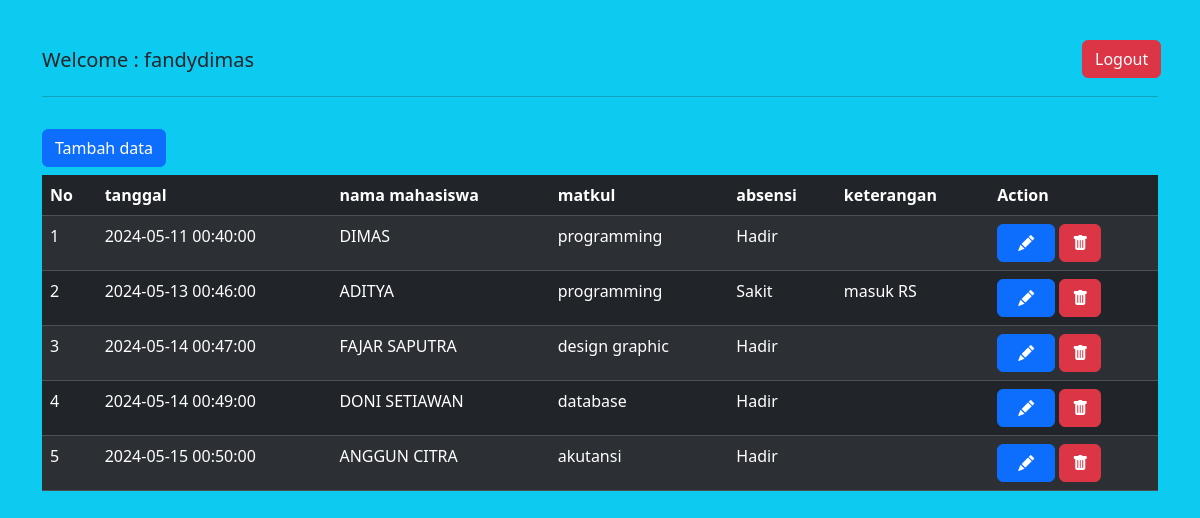
The page /admin/home.php (signed in) on the database its author committed.
### tables this page shows
CREATE TABLE `tst_absensi` (
  `idabsensi` int(11) NOT NULL,
  `tgl_absensi` datetime NOT NULL,
  `nm_mahasiswa` varchar(30) NOT NULL,
  `matkul` varchar(30) NOT NULL,
  `nm_dosen` varchar(30) NOT NULL,
  `absensi` int(2) NOT NULL,
  `keterangan` text NOT NULL,
  `createdby` varchar(30) NOT NULL
);

### admin/home.php (the view, shortened to what this page needs)
<?php
if (isset($_SESSION['userlogin'])) {
    require_once('../config/koneksidb.php');
?>
    <!DOCTYPE html>
    <html lang="en">
    <head>
        <link href="https://cdn.jsdelivr.net/npm/bootstrap@5.3.2/dist/css/bootstrap.min.css" rel="stylesheet">
        <link rel="stylesheet" href="../assets/style.css">
        <link rel="stylesheet" href="https://cdn.jsdelivr.net/npm/bootstrap-icons@1.11.2/font/bootstrap-icons.min.css">
    </head>
    <?php
    if (!isset($_GET['action'])) {
    ?>
        <body class="bg-info">
            <div class="container">
                <div class="row">
                    <div class="col-md-6 mt-5">
                        <h5 id="title">Welcome : <?php echo $_SESSION['loginname']; ?></h5>
                    </div>
                    <div class="col-md-6 text-right">
                        <a href="logout.php" class="btn btn-danger tombol">Logout</a>
                    </div>
                </div>
                <hr>
                <div class="row mt-3">
                    <div class="col-md-12">
                        <table class="table table-dark table-striped my-2">
                            <thead>
                                <a href="modul/add_absen.php" class="btn btn-primary mt-3">Tambah data</a>
                                <tr>
                                    <th>No</th>
                                    <th>tanggal</th>
                                    <th>nama mahasiswa</th>
                                    <th>matkul</th>
                                    <th>absensi</th>
                                    <th>keterangan</th>
                                    <th>Action</th>
                                </tr>
                            </thead>
                            <tbody>
                                <?php
                                $no = 1;
                                $statement_sql = $cn_mysql->prepare("SELECT * FROM tst_absensi");
                                $statement_sql->execute();
                                $result = $statement_sql->get_result();
                                while ($data = $result->fetch_assoc()) {
                                ?>
                                    <tr>
                                        <td><?php echo $no; ?></td>
                                        <td><?php echo $data['tgl_absensi']; ?></td>
                                        <td><?php echo strtoupper(ucwords(strtolower($data['nm_mahasiswa']))); ?></td>
                                        <td><?php echo $data['matkul']; ?></td>
                                        <td><?php
                                            if ($data['absensi'] == 1) {
                                                echo "Hadir";
                                            } elseif ($data['absensi'] == 2) {
                                                echo "Sakit";
                                            } elseif ($data['absensi'] == 0) {
                                                echo "Tidak Hadir";
                                            } else {
                                                echo "Status Absensi Tidak Diketahui";
                                            }
                                            ?>
                                        </td>
                                        <td><?php
                                            if ($data['absensi'] == 1) {
                                                echo "";
                                            } elseif ($data['absensi'] == 2) {
                                                echo $data['keterangan'];
                                            } elseif ($data['absensi'] == 0) {
                                                echo "alpha";
                                            } else {
                                                echo "Status Absensi Tidak Diketahui";
                                            }
                                            ?>
                                        </td>
                                        <td>
                                            <a href="modul/add_absen.php?edit_id=<?=$data['idabsensi'];?>" class="btn btn-primary" title="Ubah Data"><i class="bi bi-pencil-fill mx-2"></i></a>
                                            <a href="modul/prosesinput.php?action=delete&delete_id=<?=$data['idabsensi'];?>" class="btn btn-danger" title="Hapus Data"><i class="bi bi-trash-fill"></i></a>
                                        </td>
                                    </tr>
                                <?php
                                    $no++;
                                }
                                ?>
                            </tbody>
                        </table>
                    </div>
                </div>
            </div>
    <?php
    }
}else{
}
?>

### assets/style.css (style rules this page uses)
.tombol { margin-left: 470px; margin-top: 40px; }

### rows shown on the page
tst_absensi: tgl_absensi "2024-05-11 00:40:00", nm_mahasiswa "DIMAS", matkul "programming", absensi "Hadir"
tst_absensi: tgl_absensi "2024-05-13 00:46:00", nm_mahasiswa "ADITYA", matkul "programming", absensi "Sakit", keterangan "masuk RS"
tst_absensi: tgl_absensi "2024-05-14 00:47:00", nm_mahasiswa "FAJAR SAPUTRA", matkul "design graphic", absensi "Hadir"
tst_absensi: tgl_absensi "2024-05-14 00:49:00", nm_mahasiswa "DONI SETIAWAN", matkul "database", absensi "Hadir"
tst_absensi: tgl_absensi "2024-05-15 00:50:00", nm_mahasiswa "ANGGUN CITRA", matkul "akutansi", absensi "Hadir"

### other values the page prints
$_SESSION['loginname'] "fandydimas"
